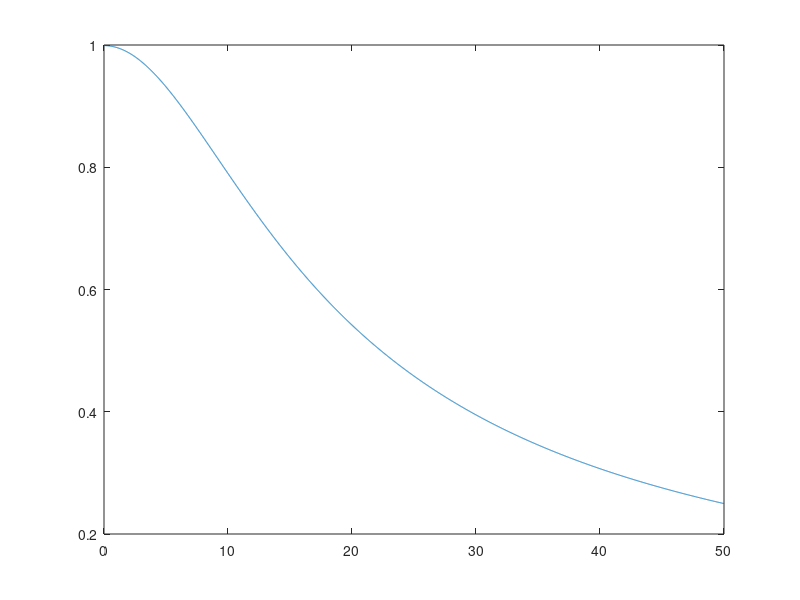

The MATLAB source for this figure:
R = 1000;
C = 100 * exp(-9);
f = 0:0.01:50;
Z_R = R;
Z_C = 1 + i * 2 * pi * f * R * C;
H = abs( Z_R./( Z_R + Z_C ) );
plot( f, H ); hold on;